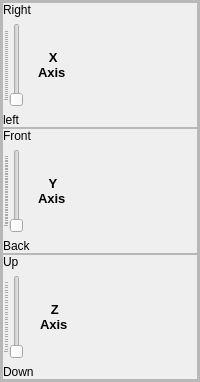
        <widget class="QFrame" name="frame_23">
         <property name="sizePolicy">
          <sizepolicy hsizetype="Preferred" vsizetype="MinimumExpanding">
           <horstretch>0</horstretch>
           <verstretch>0</verstretch>
          </sizepolicy>
         </property>
         <property name="font">
          <font>
           <family>Segoe UI</family>
          </font>
         </property>
         <property name="frameShape">
          <enum>QFrame::StyledPanel</enum>
         </property>
         <property name="frameShadow">
          <enum>QFrame::Raised</enum>
         </property>
         <layout class="QVBoxLayout" name="verticalLayout_2">
          <property name="leftMargin">
           <number>0</number>
          </property>
          <property name="topMargin">
           <number>0</number>
          </property>
          <property name="rightMargin">
           <number>0</number>
          </property>
          <property name="bottomMargin">
           <number>0</number>
          </property>
          <item>
           <widget class="QFrame" name="frame_26">
            <property name="sizePolicy">
             <sizepolicy hsizetype="MinimumExpanding" vsizetype="Expanding">
              <horstretch>0</horstretch>
              <verstretch>0</verstretch>
             </sizepolicy>
            </property>
            <property name="minimumSize">
             <size>
              <width>0</width>
              <height>0</height>
             </size>
            </property>
            <property name="font">
             <font>
              <family>Segoe UI</family>
             </font>
            </property>
            <property name="frameShape">
             <enum>QFrame::StyledPanel</enum>
            </property>
            <property name="frameShadow">
             <enum>QFrame::Raised</enum>
            </property>
            <layout class="QVBoxLayout" name="verticalLayout_3">
             <property name="spacing">
              <number>0</number>
             </property>
             <property name="leftMargin">
              <number>0</number>
             </property>
             <property name="topMargin">
              <number>0</number>
             </property>
             <property name="rightMargin">
              <number>0</number>
             </property>
             <property name="bottomMargin">
              <number>0</number>
             </property>
             <item>
              <widget class="QFrame" name="frame_6">
               <property name="font">
                <font>
                 <family>Segoe UI</family>
                </font>
               </property>
               <property name="frameShape">
                <enum>QFrame::StyledPanel</enum>
               </property>
               <property name="frameShadow">
                <enum>QFrame::Raised</enum>
               </property>
               <layout class="QHBoxLayout" name="horizontalLayout_11">
                <property name="leftMargin">
                 <number>0</number>
                </property>
                <property name="topMargin">
                 <number>0</number>
                </property>
                <property name="rightMargin">
                 <number>0</number>
                </property>
                <property name="bottomMargin">
                 <number>0</number>
                </property>
                <item>
                 <layout class="QVBoxLayout" name="verticalLayout_35">
                  <item>
                   <widget class="QLabel" name="label_x_up">
                    <property name="text">
                     <string>Right</string>
                    </property>
                   </widget>
                  </item>
                  <item>
                   <widget class="QSlider" name="Xslider">
                    <property name="font">
                     <font>
                      <family>Segoe UI</family>
                     </font>
                    </property>
                    <property name="acceptDrops">
                     <bool>false</bool>
                    </property>
                    <property name="maximum">
                     <number>173</number>
                    </property>
                    <property name="orientation">
                     <enum>Qt::Vertical</enum>
                    </property>
                    <property name="invertedAppearance">
                     <bool>false</bool>
                    </property>
                    <property name="invertedControls">
                     <bool>false</bool>
                    </property>
                    <property name="tickPosition">
                     <enum>QSlider::TicksAbove</enum>
                    </property>
                    <property name="tickInterval">
                     <number>5</number>
                    </property>
                   </widget>
                  </item>
                  <item>
                   <widget class="QLabel" name="label_x_down">
                    <property name="text">
                     <string>left</string>
                    </property>
                   </widget>
                  </item>
                 </layout>
                </item>
                <item>
                 <widget class="QLabel" name="label_4">
                  <property name="font">
                   <font>
                    <family>Segoe UI</family>
                    <pointsize>10</pointsize>
                    <weight>75</weight>
                    <bold>true</bold>
                   </font>
                  </property>
                  <property name="text">
                   <string>   X
Axis</string>
                  </property>
                 </widget>
                </item>
                <item>
                 <widget class="QLabel" name="Xpiclabel">
                  <property name="sizePolicy">
                   <sizepolicy hsizetype="Preferred" vsizetype="Preferred">
                    <horstretch>50</horstretch>
                    <verstretch>0</verstretch>
                   </sizepolicy>
                  </property>
                  <property name="minimumSize">
                   <size>
                    <width>0</width>
                    <height>0</height>
                   </size>
                  </property>
                  <property name="font">
                   <font>
                    <family>Segoe UI</family>
                   </font>
                  </property>
                  <property name="text">
                   <string/>
                  </property>
                 </widget>
                </item>
               </layout>
              </widget>
             </item>
             <item>
              <widget class="QFrame" name="frame_29">
               <property name="font">
                <font>
                 <family>Segoe UI</family>
                </font>
               </property>
               <property name="frameShape">
                <enum>QFrame::StyledPanel</enum>
               </property>
               <property name="frameShadow">
                <enum>QFrame::Raised</enum>
               </property>
               <layout class="QHBoxLayout" name="horizontalLayout_9">
                <property name="leftMargin">
                 <number>0</number>
                </property>
                <property name="topMargin">
                 <number>0</number>
                </property>
                <property name="rightMargin">
                 <number>0</number>
                </property>
                <property name="bottomMargin">
                 <number>0</number>
                </property>
                <item>
                 <layout class="QVBoxLayout" name="verticalLayout_37">
                  <item>
                   <widget class="QLabel" name="label_y_up">
                    <property name="text">
                     <string>Front</string>
                    </property>
                   </widget>
                  </item>
                  <item>
                   <widget class="QSlider" name="Yslider">
                    <property name="font">
                     <font>
                      <family>Segoe UI</family>
                     </font>
                    </property>
                    <property name="maximum">
                     <number>211</number>
                    </property>
                    <property name="orientation">
                     <enum>Qt::Vertical</enum>
                    </property>
                    <property name="invertedAppearance">
                     <bool>false</bool>
                    </property>
                    <property name="invertedControls">
                     <bool>false</bool>
                    </property>
                    <property name="tickPosition">
                     <enum>QSlider::TicksAbove</enum>
                    </property>
                    <property name="tickInterval">
                     <number>5</number>
                    </property>
                   </widget>
                  </item>
                  <item>
                   <widget class="QLabel" name="label_y_down">
                    <property name="text">
                     <string>Back</string>
                    </property>
                   </widget>
                  </item>
                 </layout>
                </item>
                <item>
                 <widget class="QLabel" name="label_28">
                  <property name="font">
                   <font>
                    <family>Segoe UI</family>
                    <pointsize>10</pointsize>
                    <weight>75</weight>
                    <bold>true</bold>
                   </font>
                  </property>
                  <property name="text">
                   <string>   Y
Axis</string>
                  </property>
                 </widget>
                </item>
                <item>
                 <widget class="QLabel" name="Ypiclabel">
                  <property name="sizePolicy">
                   <sizepolicy hsizetype="Preferred" vsizetype="Preferred">
                    <horstretch>50</horstretch>
                    <verstretch>0</verstretch>
                   </sizepolicy>
                  </property>
                  <property name="minimumSize">
                   <size>
                    <width>0</width>
                    <height>0</height>
                   </size>
                  </property>
                  <property name="maximumSize">
                   <size>
                    <width>16777215</width>
                    <height>16777215</height>
                   </size>
                  </property>
                  <property name="font">
                   <font>
                    <family>Segoe UI</family>
                   </font>
                  </property>
                  <property name="text">
                   <string/>
                  </property>
                 </widget>
                </item>
               </layout>
              </widget>
             </item>
             <item>
              <widget class="QFrame" name="frame_43">
               <property name="font">
                <font>
                 <family>Segoe UI</family>
                </font>
               </property>
               <property name="frameShape">
                <enum>QFrame::StyledPanel</enum>
               </property>
               <property name="frameShadow">
                <enum>QFrame::Raised</enum>
               </property>
               <layout class="QHBoxLayout" name="horizontalLayout_6">
                <property name="leftMargin">
                 <number>0</number>
                </property>
                <property name="topMargin">
                 <number>0</number>
                </property>
                <property name="rightMargin">
                 <number>0</number>
                </property>
                <property name="bottomMargin">
                 <number>0</number>
                </property>
                <item>
                 <layout class="QVBoxLayout" name="verticalLayout_36">
                  <item>
                   <widget class="QLabel" name="label_z_up">
                    <property name="text">
                     <string>Up</string>
                    </property>
                   </widget>
                  </item>
                  <item>
                   <widget class="QSlider" name="Zslider">
                    <property name="font">
                     <font>
                      <family>Segoe UI</family>
                     </font>
                    </property>
                    <property name="maximum">
                     <number>141</number>
                    </property>
                    <property name="tracking">
                     <bool>true</bool>
                    </property>
                    <property name="orientation">
                     <enum>Qt::Vertical</enum>
                    </property>
                    <property name="invertedAppearance">
                     <bool>false</bool>
                    </property>
                    <property name="invertedControls">
                     <bool>false</bool>
                    </property>
                    <property name="tickPosition">
                     <enum>QSlider::TicksAbove</enum>
                    </property>
                    <property name="tickInterval">
                     <number>5</number>
                    </property>
                   </widget>
                  </item>
                  <item>
                   <widget class="QLabel" name="label_z_down">
                    <property name="text">
                     <string>Down</string>
                    </property>
                   </widget>
                  </item>
                 </layout>
                </item>
                <item>
                 <widget class="QLabel" name="label_46">
                  <property name="font">
                   <font>
                    <family>Segoe UI</family>
                    <pointsize>10</pointsize>
                    <weight>75</weight>
                    <bold>true</bold>
                   </font>
                  </property>
                  <property name="text">
                   <string>   Z
Axis</string>
                  </property>
                 </widget>
                </item>
                <item>
                 <widget class="QLabel" name="Zpiclabel">
                  <property name="sizePolicy">
                   <sizepolicy hsizetype="Preferred" vsizetype="Preferred">
                    <horstretch>50</horstretch>
                    <verstretch>0</verstretch>
                   </sizepolicy>
                  </property>
                  <property name="minimumSize">
                   <size>
                    <width>0</width>
                    <height>0</height>
                   </size>
                  </property>
                  <property name="maximumSize">
                   <size>
                    <width>16777215</width>
                    <height>16777215</height>
                   </size>
                  </property>
                  <property name="font">
                   <font>
                    <family>Segoe UI</family>
                   </font>
                  </property>
                  <property name="text">
                   <string/>
                  </property>
                 </widget>
                </item>
               </layout>
              </widget>
             </item>
            </layout>
           </widget>
          </item>
         </layout>
        </widget>
